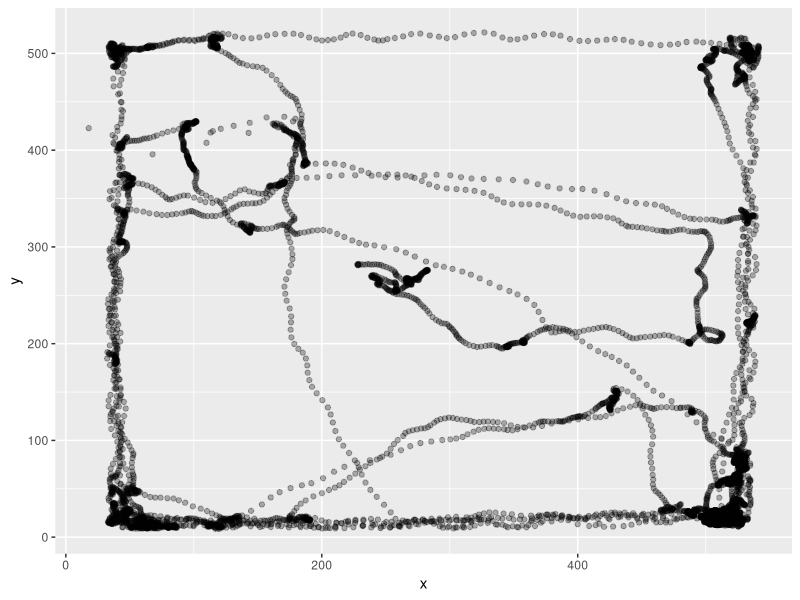

This chart was generated by the following R code: (Note: this script raises an error after producing the figure.)
rm(list = ls())
library(tidyverse)
SimilarLearn <- read_csv("240731_r1588_0_similar_learn.csv")
SimilarLearn <- SimilarLearn %>%
  select(!15:24) %>%
  filter(Value.Item1.Item1.Item2>117) %>%
  rename(pixelx = Value.Item1.Item1.Item3.X, pixely = Value.Item1.Item1.Item3.Y, TimePoint = Value.Item1.Item1.Item2) %>%
  select(!1, !14) %>%
  filter(!Value.Item2 == TRUE) %>%
  na.omit 
x1 <- c(SimilarLearn$pixelx)
y1 <- c(SimilarLearn$pixely)
df1 <- data.frame(x = x1, y = y1)
p1 <- ggplot(df1, aes(x = x, y = y)) +
  geom_point(alpha = 0.3)
p1
library(ggforce)
#Blue represents gnome, red represents green jar.
p1circle <- p1 + geom_circle(aes(x0 = 381, y0 = 170, r = 60), color = "red")
p1circle <- p1circle + geom_circle(aes(x0 = 140, y0 = 398, r = 60), color = "red")
p1circle
radius <- 60
center_x1 <- 381
center_y1 <- 170
df1$distance <- sqrt((df1$x - center_x1)^2 + (df1$y - center_y1)^2)
points_in_circle1 <- sum(df1$distance <= radius)
print(points_in_circle1)
center_x2 <- 140
center_y2 <- 398
df1$distance1 <- sqrt((df1$x - center_x2)^2 + (df1$y - center_y2)^2)
points_in_circle2 <- sum(df1$distance1 <= radius)
print(points_in_circle2)

BaselineLearn <- read_csv("240731_r1588_1_baseline_learn.csv")
BaselineLearn <- BaselineLearn %>%
  select(!15:24) %>%
  filter(Value.Item1.Item1.Item2>103) %>%
  rename(pixelx = Value.Item1.Item1.Item3.X, pixely = Value.Item1.Item1.Item3.Y, TimePoint = Value.Item1.Item1.Item2) %>%
  select(!1, !14) %>%
  na.omit
Baselinelearn <- BaselineLearn %>%
  filter(!Value.Item2 == TRUE) 
x2 <- c(BaselineLearn$pixelx)
y2 <- c(BaselineLearn$pixely)
df2 <- data.frame(x = x2, y = y2)
p2 <- ggplot(df2, aes(x = x2, y = y2)) +
  geom_point(alpha = 0.3)
p2
p2circle <- p2 + geom_circle(aes(x0 = 381, y0 = 175, r = 60), color = "blue")
p2circle <- p2circle + geom_circle(aes(x0 = 130, y0 = 398, r = 60), color = "blue")
p2circle
radius <- 60
center_x1 <- 381
center_y1 <- 175
df2$distance <- sqrt((df2$x - center_x1)^2 + (df2$y - center_y1)^2)
points_in_circle2 <- sum(df2$distance <= radius)
print(points_in_circle2)
center_x2 <- 130
center_y2 <- 398
df2$distance1 <- sqrt((df2$x - center_x2)^2 + (df2$y - center_y2)^2)
points_in_circle2 <- sum(df2$distance1 <= radius)
print(points_in_circle2)

SimilarTest <- read_csv("240731_r1588_2_baseline_test.csv")
SimilarTest <- SimilarTest %>%
  select(!15:24) %>%
  filter(Value.Item1.Item1.Item2>83) %>%
  rename(pixelx = Value.Item1.Item1.Item3.X, pixely = Value.Item1.Item1.Item3.Y, TimePoint = Value.Item1.Item1.Item2) %>%
  select(!1, !14) %>%
  na.omit
SimilarTest <- SimilarTest %>%
  filter(!Value.Item2 == TRUE)
x3 <- c(SimilarTest$pixelx)
y3 <- c(SimilarTest$pixely)
df3 <- data.frame(x = x3, y = y3)
p3 <- ggplot(df3, aes(x = x3, y = y3)) +
  geom_point(alpha = 0.3)
p3
p3circle <- p3 + geom_circle(aes(x0 = 381, y0 = 175, r = 60), color = "blue")
p3circle <- p3circle + geom_circle(aes(x0 = 130, y0 = 398, r = 60), color = "red") +
  ggtitle("baseline")
p3circle
radius <- 60
center_x3 <- 381
center_y3 <- 175
df3$distance <- sqrt((df3$x - center_x3)^2 + (df3$y - center_y3)^2)
points_in_circle3 <- sum(df3$distance <= radius)
print(points_in_circle3)
center_x3 <- 130
center_y3 <- 398
df3$distance1 <- sqrt((df3$x - center_x3)^2 + (df3$y - center_y3)^2)
points_in_circle3 <- sum(df3$distance1 <= radius)
print(points_in_circle3)

DifferentLearn <- read_csv("240731_r1588_3_baseline_learn.csv")
DifferentLearn <- DifferentLearn %>%
  select(!15:24) %>%
  filter(Value.Item1.Item1.Item2>83) %>%
  rename(pixelx = Value.Item1.Item1.Item3.X, pixely = Value.Item1.Item1.Item3.Y, TimePoint = Value.Item1.Item1.Item2) %>%
  select(!1, !14) %>%
  na.omit
DifferentLearn <- DifferentLearn %>%
  filter(!Value.Item2 == TRUE)
x4 <- c(DifferentLearn$pixelx)
y4 <- c(DifferentLearn$pixely)
df4 <- data.frame(x = x4, y = y4)
p4 <- ggplot(df4, aes(x = x4, y = y4)) +
  geom_point(alpha = 0.3)
p4
p4circle <- p4 + geom_circle(aes(x0 = 391, y0 = 160, r = 60), color = "purple")
p4circle <- p4circle + geom_circle(aes(x0 = 130, y0 = 388, r = 60), color = "purple")
p4circle
radius <- 60
center_x4 <- 391
center_y4 <- 160
df4$distance <- sqrt((df4$x - center_x4)^2 + (df4$y - center_y4)^2)
points_in_circle4 <- sum(df4$distance <= radius)
print(points_in_circle4)
center_x4 <- 130
center_y4 <- 388
df4$distance1 <- sqrt((df4$x - center_x4)^2 + (df4$y - center_y4)^2)
points_in_circle4 <- sum(df4$distance1 <= radius)
print(points_in_circle4)

BaselineLearn1 <- read_csv("240731_r1588_different_4.csv")
BaselineLearn1 <- BaselineLearn1 %>%
  select(!15:24) %>%
  filter(Value.Item1.Item1.Item2>139) %>%
  rename(pixelx = Value.Item1.Item1.Item3.X, pixely = Value.Item1.Item1.Item3.Y, TimePoint = Value.Item1.Item1.Item2) %>%
  select(!1, !14) %>%
  na.omit %>%
  filter(!Value.Item2 == TRUE)
x5 <- c(BaselineLearn1$pixelx)
y5 <- c(BaselineLearn1$pixely)
df5 <- data.frame(x = x5, y = y5)
p5 <- ggplot(df5, aes(x = x5, y = y5)) +
  geom_point(alpha = 0.3)
p5
p5circle <- p5 + geom_circle(aes(x0 = 502, y0 = 258, r = 65), color = "green")
p5circle <- p5circle + geom_circle(aes(x0 = 225, y0 = 478, r = 65), color = "green")
p5circle
radius <- 65
center_x5 <- 502
center_y5 <- 258
df5$distance <- sqrt((df5$x - center_x5)^2 + (df5$y - center_y5)^2)
points_in_circle5 <- sum(df5$distance <= radius)
print(points_in_circle5)
center_x6 <- 225
center_y6 <- 478
df5$distance1 <- sqrt((df5$x - center_x6)^2 + (df5$y - center_y6)^2)
points_in_circle6 <- sum(df5$distance1 <= radius)
print(points_in_circle6)

DifferentTest <- read_csv("240731_r1588_different_5.csv")
DifferentTest <- DifferentTest %>%
  select(!15:24) %>%
  filter(Value.Item1.Item1.Item2>140) %>%
  rename(pixelx = Value.Item1.Item1.Item3.X, pixely = Value.Item1.Item1.Item3.Y, TimePoint = Value.Item1.Item1.Item2) %>%
  select(!1, !14) %>%
  filter(!Value.Item2 == TRUE) %>%
  na.omit
x6 <- c(DifferentTest$pixelx)
y6 <- c(DifferentTest$pixely)
df6 <- data.frame(x = x6, y = y6)
p6 <- ggplot(df6, aes(x = x6, y = y6)) +
  geom_point(alpha = 0.3)
p6
p6circle <- p6 + geom_circle(aes(x0 = 502, y0 = 258, r = 65), color = "green")
p6circle <- p6circle + geom_circle(aes(x0 = 230, y0 = 478, r = 65), color = "purple")
p6circle
radius <- 65
center_x6 <- 502
center_y6 <- 258
df6$distance <- sqrt((df6$x - center_x6)^2 + (df6$y - center_y6)^2)
points_in_circle6 <- sum(df6$distance <= radius)
print(points_in_circle6)
center_x6 <- 230
center_y6 <- 478
df6$distance1 <- sqrt((df6$x - center_x6)^2 + (df6$y - center_y6)^2)
points_in_circle6 <- sum(df6$distance1 <= radius)
print(points_in_circle6)
